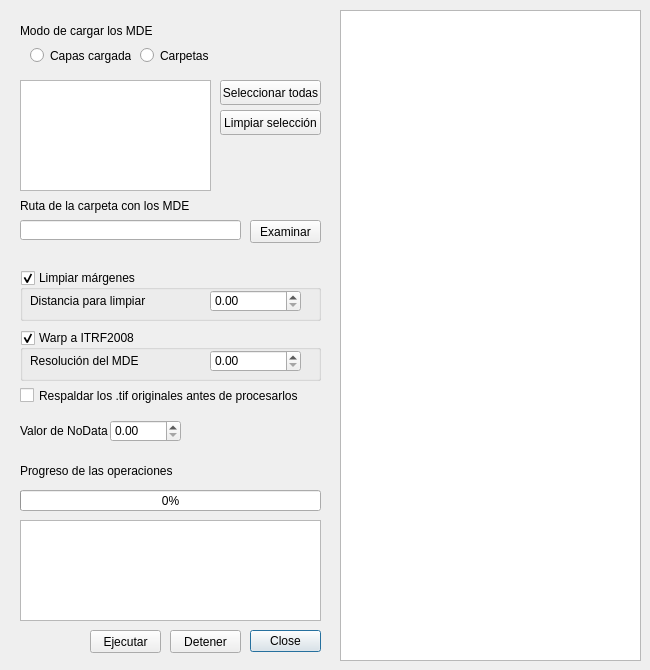
<?xml version="1.0" encoding="UTF-8"?>
<ui version="4.0">
 <class>CargaMDEDialogBase</class>
 <widget class="QDialog" name="CargaMDEDialogBase">
  <property name="geometry">
   <rect>
    <x>0</x>
    <y>0</y>
    <width>650</width>
    <height>670</height>
   </rect>
  </property>
  <property name="minimumSize">
   <size>
    <width>650</width>
    <height>620</height>
   </size>
  </property>
  <property name="maximumSize">
   <size>
    <width>650</width>
    <height>670</height>
   </size>
  </property>
  <property name="windowTitle">
   <string>MDE de INEGI</string>
  </property>
  <widget class="QDialogButtonBox" name="button_box">
   <property name="enabled">
    <bool>true</bool>
   </property>
   <property name="geometry">
    <rect>
     <x>250</x>
     <y>630</y>
     <width>71</width>
     <height>23</height>
    </rect>
   </property>
   <property name="sizePolicy">
    <sizepolicy hsizetype="Expanding" vsizetype="Expanding">
     <horstretch>0</horstretch>
     <verstretch>0</verstretch>
    </sizepolicy>
   </property>
   <property name="minimumSize">
    <size>
     <width>0</width>
     <height>0</height>
    </size>
   </property>
   <property name="maximumSize">
    <size>
     <width>200</width>
     <height>200</height>
    </size>
   </property>
   <property name="sizeIncrement">
    <size>
     <width>71</width>
     <height>23</height>
    </size>
   </property>
   <property name="baseSize">
    <size>
     <width>71</width>
     <height>23</height>
    </size>
   </property>
   <property name="font">
    <font>
     <kerning>true</kerning>
    </font>
   </property>
   <property name="toolTip">
    <string>&lt;html&gt;&lt;head/&gt;&lt;body&gt;&lt;p&gt;&lt;br/&gt;&lt;/p&gt;&lt;/body&gt;&lt;/html&gt;</string>
   </property>
   <property name="styleSheet">
    <string notr="true">QPushButton { min-width: 60px; }</string>
   </property>
   <property name="orientation">
    <enum>Qt::Horizontal</enum>
   </property>
   <property name="standardButtons">
    <set>QDialogButtonBox::Close</set>
   </property>
   <property name="centerButtons">
    <bool>true</bool>
   </property>
  </widget>
  <widget class="QRadioButton" name="radioButton_capas">
   <property name="geometry">
    <rect>
     <x>30</x>
     <y>40</y>
     <width>101</width>
     <height>31</height>
    </rect>
   </property>
   <property name="text">
    <string>Capas cargadas</string>
   </property>
  </widget>
  <widget class="QRadioButton" name="radioButton_carpeta">
   <property name="geometry">
    <rect>
     <x>140</x>
     <y>40</y>
     <width>82</width>
     <height>31</height>
    </rect>
   </property>
   <property name="text">
    <string>Carpetas</string>
   </property>
  </widget>
  <widget class="QListWidget" name="listWidget_capas">
   <property name="geometry">
    <rect>
     <x>20</x>
     <y>80</y>
     <width>191</width>
     <height>111</height>
    </rect>
   </property>
  </widget>
  <widget class="QPushButton" name="btn_marcar_todas">
   <property name="geometry">
    <rect>
     <x>220</x>
     <y>80</y>
     <width>101</width>
     <height>25</height>
    </rect>
   </property>
   <property name="font">
    <font>
     <kerning>true</kerning>
    </font>
   </property>
   <property name="acceptDrops">
    <bool>false</bool>
   </property>
   <property name="autoFillBackground">
    <bool>false</bool>
   </property>
   <property name="text">
    <string>Seleccionar todas</string>
   </property>
  </widget>
  <widget class="QPushButton" name="btn_marcar_ninguna">
   <property name="geometry">
    <rect>
     <x>220</x>
     <y>110</y>
     <width>101</width>
     <height>25</height>
    </rect>
   </property>
   <property name="text">
    <string>Limpiar selección</string>
   </property>
  </widget>
  <widget class="QLineEdit" name="lineEdit_carpeta">
   <property name="geometry">
    <rect>
     <x>20</x>
     <y>220</y>
     <width>221</width>
     <height>20</height>
    </rect>
   </property>
  </widget>
  <widget class="QPushButton" name="btn_carpeta">
   <property name="geometry">
    <rect>
     <x>250</x>
     <y>220</y>
     <width>71</width>
     <height>23</height>
    </rect>
   </property>
   <property name="text">
    <string>Examinar</string>
   </property>
  </widget>
  <widget class="QDoubleSpinBox" name="doubleSpinBox_nodata">
   <property name="geometry">
    <rect>
     <x>110</x>
     <y>420</y>
     <width>71</width>
     <height>22</height>
    </rect>
   </property>
  </widget>
  <widget class="QGroupBox" name="groupBox_limpiar">
   <property name="geometry">
    <rect>
     <x>20</x>
     <y>270</y>
     <width>301</width>
     <height>51</height>
    </rect>
   </property>
   <property name="title">
    <string>Limpiar márgenes</string>
   </property>
   <property name="checkable">
    <bool>true</bool>
   </property>
   <widget class="QDoubleSpinBox" name="doubleSpinBox_margen">
    <property name="geometry">
     <rect>
      <x>190</x>
      <y>20</y>
      <width>91</width>
      <height>22</height>
     </rect>
    </property>
   </widget>
   <widget class="QLabel" name="label_limpiar">
    <property name="geometry">
     <rect>
      <x>10</x>
      <y>20</y>
      <width>141</width>
      <height>21</height>
     </rect>
    </property>
    <property name="text">
     <string>Distancia para limpiar</string>
    </property>
   </widget>
  </widget>
  <widget class="QGroupBox" name="groupBox_warp">
   <property name="geometry">
    <rect>
     <x>20</x>
     <y>330</y>
     <width>301</width>
     <height>51</height>
    </rect>
   </property>
   <property name="title">
    <string>Warp a ITRF2008</string>
   </property>
   <property name="checkable">
    <bool>true</bool>
   </property>
   <widget class="QDoubleSpinBox" name="doubleSpinBox_resolucion">
    <property name="geometry">
     <rect>
      <x>190</x>
      <y>20</y>
      <width>91</width>
      <height>22</height>
     </rect>
    </property>
   </widget>
   <widget class="QLabel" name="label_warp">
    <property name="geometry">
     <rect>
      <x>10</x>
      <y>20</y>
      <width>141</width>
      <height>21</height>
     </rect>
    </property>
    <property name="text">
     <string>Resolución del MDE</string>
    </property>
   </widget>
  </widget>
  <widget class="QPushButton" name="btn_ejecutar">
   <property name="geometry">
    <rect>
     <x>90</x>
     <y>630</y>
     <width>71</width>
     <height>23</height>
    </rect>
   </property>
   <property name="text">
    <string>Ejecutar</string>
   </property>
  </widget>
  <widget class="QPushButton" name="btn_cancelar">
   <property name="geometry">
    <rect>
     <x>170</x>
     <y>630</y>
     <width>71</width>
     <height>23</height>
    </rect>
   </property>
   <property name="text">
    <string>Detener</string>
   </property>
  </widget>
  <widget class="QProgressBar" name="progressBar">
   <property name="geometry">
    <rect>
     <x>20</x>
     <y>490</y>
     <width>301</width>
     <height>21</height>
    </rect>
   </property>
   <property name="value">
    <number>0</number>
   </property>
  </widget>
  <widget class="QPlainTextEdit" name="textEdit_reporte">
   <property name="geometry">
    <rect>
     <x>20</x>
     <y>520</y>
     <width>301</width>
     <height>101</height>
    </rect>
   </property>
  </widget>
  <widget class="QLabel" name="label_progress">
   <property name="geometry">
    <rect>
     <x>20</x>
     <y>460</y>
     <width>171</width>
     <height>21</height>
    </rect>
   </property>
   <property name="text">
    <string>Progreso de las operaciones</string>
   </property>
  </widget>
  <widget class="QLabel" name="label_nodata">
   <property name="geometry">
    <rect>
     <x>20</x>
     <y>420</y>
     <width>91</width>
     <height>21</height>
    </rect>
   </property>
   <property name="text">
    <string>Valor de NoData</string>
   </property>
  </widget>
  <widget class="QLabel" name="label_limpiar_3">
   <property name="geometry">
    <rect>
     <x>20</x>
     <y>190</y>
     <width>201</width>
     <height>31</height>
    </rect>
   </property>
   <property name="text">
    <string>Ruta de la carpeta con los MDE</string>
   </property>
  </widget>
  <widget class="QLabel" name="label_carga">
   <property name="geometry">
    <rect>
     <x>20</x>
     <y>10</y>
     <width>111</width>
     <height>20</height>
    </rect>
   </property>
   <property name="text">
    <string/>
   </property>
  </widget>
  <widget class="QTextBrowser" name="textBrowser_ayuda">
   <property name="geometry">
    <rect>
     <x>340</x>
     <y>10</y>
     <width>301</width>
     <height>651</height>
    </rect>
   </property>
  </widget>
  <widget class="QLabel" name="label">
   <property name="geometry">
    <rect>
     <x>20</x>
     <y>20</y>
     <width>141</width>
     <height>21</height>
    </rect>
   </property>
   <property name="font">
    <font>
     <pointsize>9</pointsize>
    </font>
   </property>
   <property name="text">
    <string>Modo de cargar los MDE</string>
   </property>
  </widget>
  <widget class="QCheckBox" name="checkBox_respaldo">
   <property name="geometry">
    <rect>
     <x>20</x>
     <y>380</y>
     <width>371</width>
     <height>31</height>
    </rect>
   </property>
   <property name="text">
    <string>Respaldar los .tif originales antes de procesarlos</string>
   </property>
  </widget>
 </widget>
 <resources/>
 <connections>
  <connection>
   <sender>button_box</sender>
   <signal>accepted()</signal>
   <receiver>CargaMDEDialogBase</receiver>
   <slot>accept()</slot>
   <hints>
    <hint type="sourcelabel">
     <x>20</x>
     <y>20</y>
    </hint>
    <hint type="destinationlabel">
     <x>20</x>
     <y>20</y>
    </hint>
   </hints>
  </connection>
  <connection>
   <sender>button_box</sender>
   <signal>rejected()</signal>
   <receiver>CargaMDEDialogBase</receiver>
   <slot>reject()</slot>
   <hints>
    <hint type="sourcelabel">
     <x>20</x>
     <y>20</y>
    </hint>
    <hint type="destinationlabel">
     <x>20</x>
     <y>20</y>
    </hint>
   </hints>
  </connection>
 </connections>
</ui>
